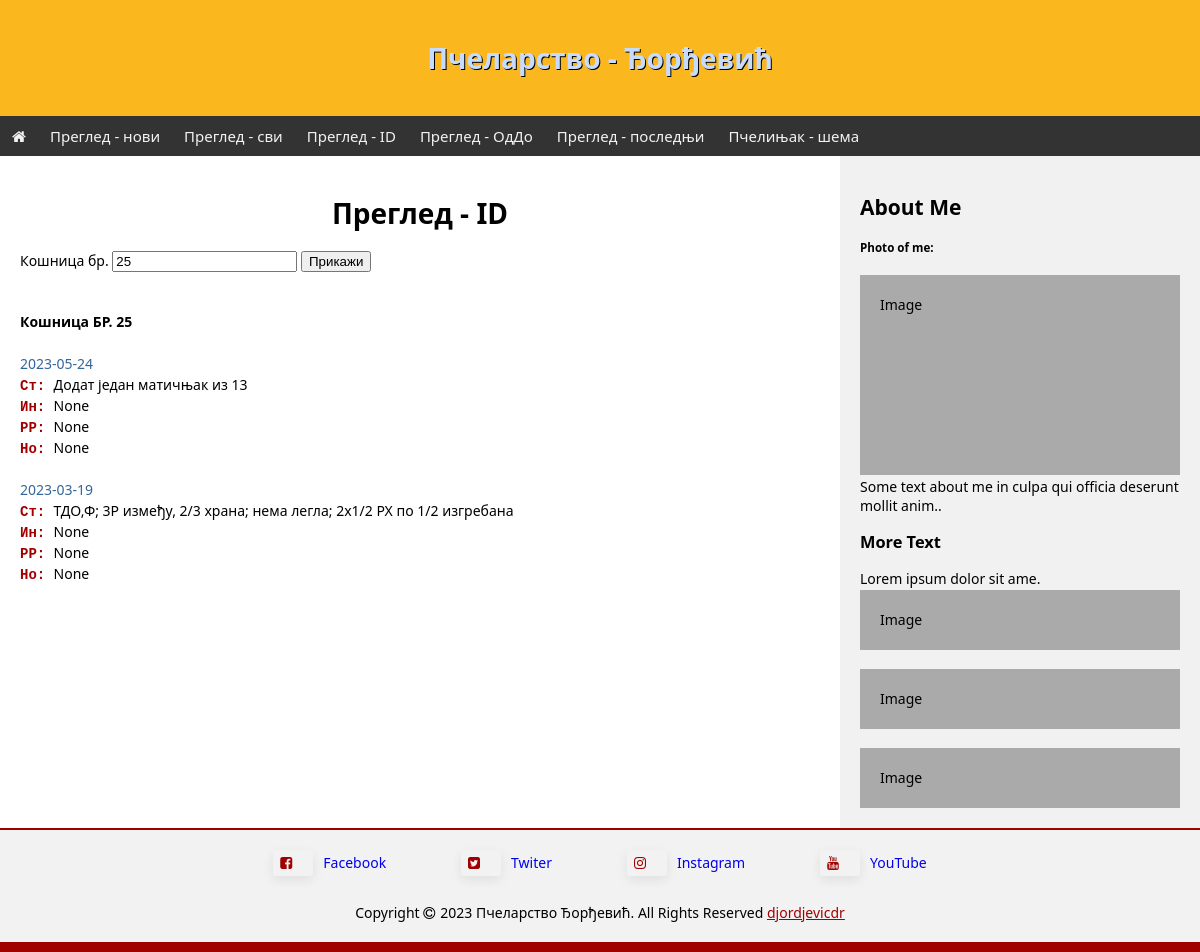
The app's page /inspect_by_id?hive_id=25, older data.
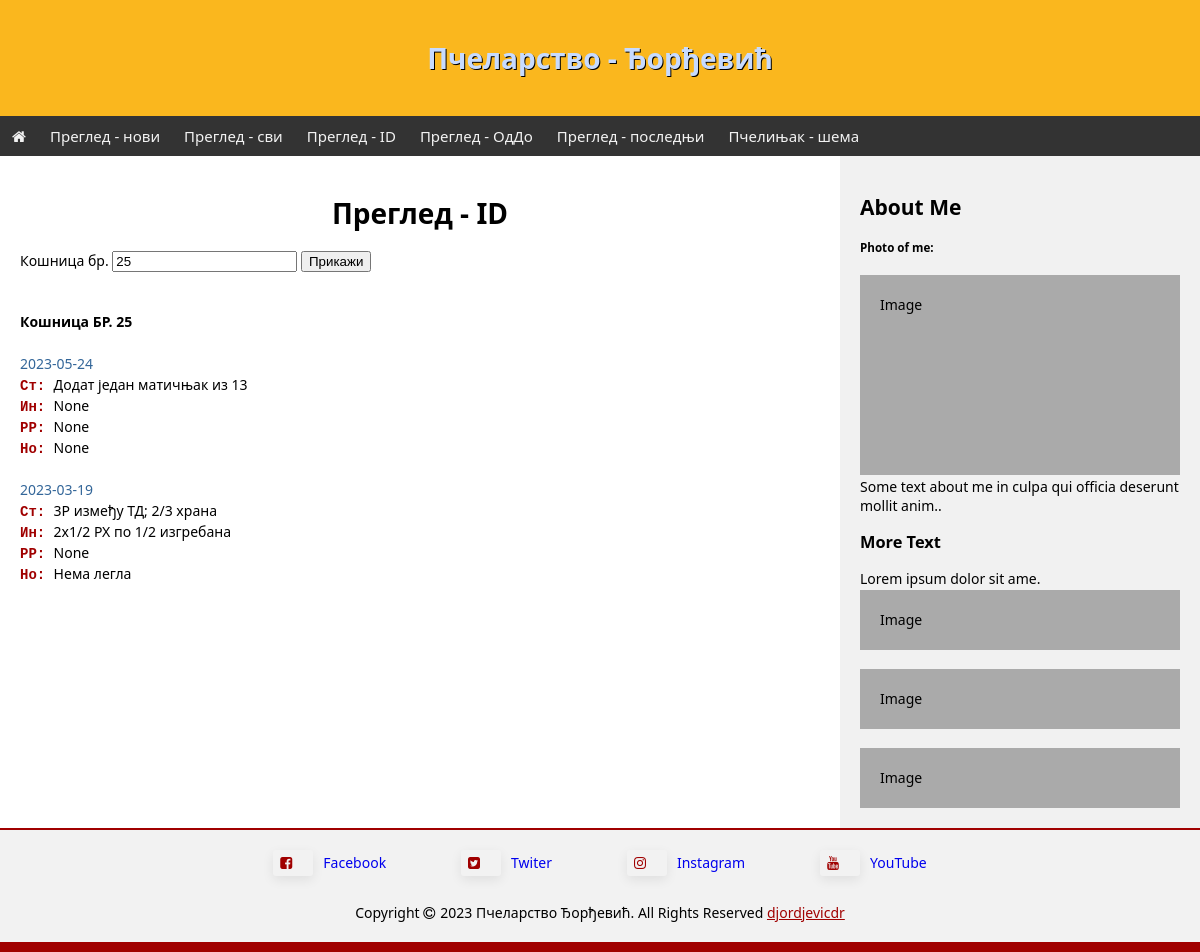
The same page, newer data.
### tables this page shows
CREATE TABLE inspect (id INTEGER PRIMARY KEY ASC AUTOINCREMENT NOT NULL, hive_id TEXT (2) NOT NULL, date DATE NOT NULL, state VARCHAR (255), interv VARCHAR (255), frames VARCHAR (127), note VARCHAR (255));

### app.py (the view)
@app.route("/inspect_by_id")
def inspect_by_id():
    db = os.path.join(app.root_path, 'pcelinjak.db')
    con = sqlite3.connect(db)
    cur = con.cursor()
    hive_id = request.args.get("hive_id")
    if hive_id == None:
        return render_template("inspect_by_id.html", hive_id=None, review=None)
    else:
        sql="""
        SELECT date, hive_id, state, interv, frames, note
        FROM inspect
        WHERE hive_id=?
        ORDER BY date DESC
        """
        cur.execute(sql, (hive_id,))
        rew=cur.fetchall()
        con.close()
        return render_template("inspect_by_id.html", hive_id=hive_id, review=rew)

### templates/inspect_by_id.html
{% extends 'template.html' %}
{% block content %}
<h1>Преглед - ID</h1>
<form>
  <label for="hive_id">Кошница бр.</label>
  <input type="text" name="hive_id" id="hive_id" {% if hive_id != None %} value="{{ hive_id }}" {% endif %} />
  <input type="submit" value="Прикажи" />
</form>
{% if review != None %}
  <br>
  <br>
  <p><b>Кошница БР. {{ hive_id }}</b></p>
  <br>
  {% for (date, hive_id, state, interv, frames, note) in review %}
    <p style="color: #336699">{{ date }}</p>
    <p><span class="vst">Ст: </span>{{ state }}</p>
	  <p><span class="vst">Ин: </span>{{ interv }}</p>
	  <p><span class="vst">РР: </span>{{ frames }}</p>
	  <p><span class="vst">Но: </span>{{ note }}</p>
    <br>
  {% endfor %}
{% endif %}
{% endblock content %}

### templates/template.html (shortened to what this page needs)
<!DOCTYPE html>
<html>
<head>
<link rel="stylesheet" href="https://cdnjs.cloudflare.com/ajax/libs/font-awesome/4.7.0/css/font-awesome.min.css">
<link rel="stylesheet" href="static/css/style.css">
<link rel="stylesheet" href="static/css/nice_table.css">
</head>
<body>
<div class="header">
  <h1>Пчеларство - Ђорђевић</h1>
</div>
<div class="topnav" id="myTopnav">
    <a href="/" class="active"><i class="fa fa-home"></i></a>
    <a href="/inspect_add">Преглед - нови</a>
    <a href="/inspect_all">Преглед - сви</a>
    <a href="/inspect_by_id">Преглед - ID</a>
    <a href="/inspect_by_date">Преглед - ОдДо</a>
    <a href="/inspect_last">Преглед - последњи</a>
    <a href="/shema">Пчелињак - шема</a>
</div>
<div class="row">
  <div class="main">
    {% block content %}
    {% endblock content %}
  </div>
  <div class="side">
    <h2>About Me</h2>
    <h5>Photo of me:</h5>
    <div class="fakeimg" style="height:200px;">Image</div>
    <p>Some text about me in culpa qui officia deserunt mollit anim..</p>
    <h3>More Text</h3>
    <p>Lorem ipsum dolor sit ame.</p>
    <div class="fakeimg" style="height:60px;">Image</div><br>
    <div class="fakeimg" style="height:60px;">Image</div><br>
    <div class="fakeimg" style="height:60px;">Image</div>
  </div>
</div>
<div class="footer">
  <ul class="social">
    <li><a href="https://www.facebook.com/djordjevicdr" target="_blank"><i class="fa fa-facebook-square" aria-hidden="true"></i><span class="notranslate">Facebook</span></a></li>
    <li><a href="http://www.twitter.com/djordjevicdr" target="_blank"><i class="fa fa-twitter-square" aria-hidden="true"></i><span class="notranslate">Twiter</span></a></li>
    <li><a href="https://www.instagram.com/djordjevicdr/" target="_blank"><i class="fa fa-instagram" aria-hidden="true"></i><span class="notranslate">Instagram</span></a></li>
    <li style="margin-right: 0 !important;"><a href="http://www.youtube.com/user/djordjevicdr" target="_blank"><i class="fa fa-youtube" aria-hidden="true"></i><span class="notranslate">YouTube</span></a></li>
  </ul>
  <div style="margin: 20px 10px auto">
    Copyright <i class="fa fa-copyright" aria-hidden="true" style="margin-right: 5px;"></i>2023 Пчеларство Ђорђевић. All Rights Reserved <a href="https://mail.google.com/mail/?view=cm&fs=1&tf=1&to=djordjevicdr@gmail.com" target="_blank" style="color: #a00000">djordjevicdr</a>
  </div>
</div>
</body>
</html>

### static/css/style.css (style rules this page uses)
* { box-sizing: border-box; }
body { margin: 0; font-family: 'Segoe UI', Tahoma, Geneva, Verdana, sans-serif; font-size: 14px; }
p { margin-top: 2px; margin-bottom: 2px; }
h1 { text-align: center; }
.header { padding: 20px; text-align: center; background: #fab71e;; color: white; }
.header h1 { color: #c7dbff; text-shadow: 1px 1px #000000; }
.topnav { overflow: hidden; background-color: #333; }
.topnav a { float: left; display: block; color: #f2f2f2; text-align: center; padding: 10px 12px; text-decoration: none; font-size: 15px; }
.active { color: white; }
.row { display: flex; flex-wrap: wrap; }
.side { flex: 30%; background-color: #f1f1f1; padding: 20px; }
.main { flex: 70%; background-color: white; padding: 20px; }
.fakeimg { background-color: #aaa; width: 100%; padding: 20px; }
.footer { padding: 20px; text-align: center; background: #f2f2f2; border-top: 2px solid #a00000; border-bottom: 10px solid #a00000; }
.social { display: flex; flex-direction: row; list-style-type: none; display: table; margin: 0 auto; padding: 0; }
.social a { text-decoration: none; }
.social a i { box-shadow: rgb(0 0 0 / 8%) 0px 4px 12px; padding: 0.4em 1em 0.4em 0em; border-radius: 3px; color: #a00000; width: 40px; text-align: center; margin-bottom: 7px; margin-right: 10px; }
.social li { display:inline; margin-right: 75px; }
.vst { color: #a00000; font-weight: 600; font-family: 'Courier New', Courier, monospace; }

Row changes from the older to the newer data that the page shows:
changed inspect: state "ТДО,Ф; 3Р између, 2/3 храна; нема легла; 2x1/2 РХ по 1/2 изгребана" → "3Р између ТД; 2/3 храна"; interv "None" → "2x1/2 РХ по 1/2 изгребана"; note "None" → "Нема легла"
